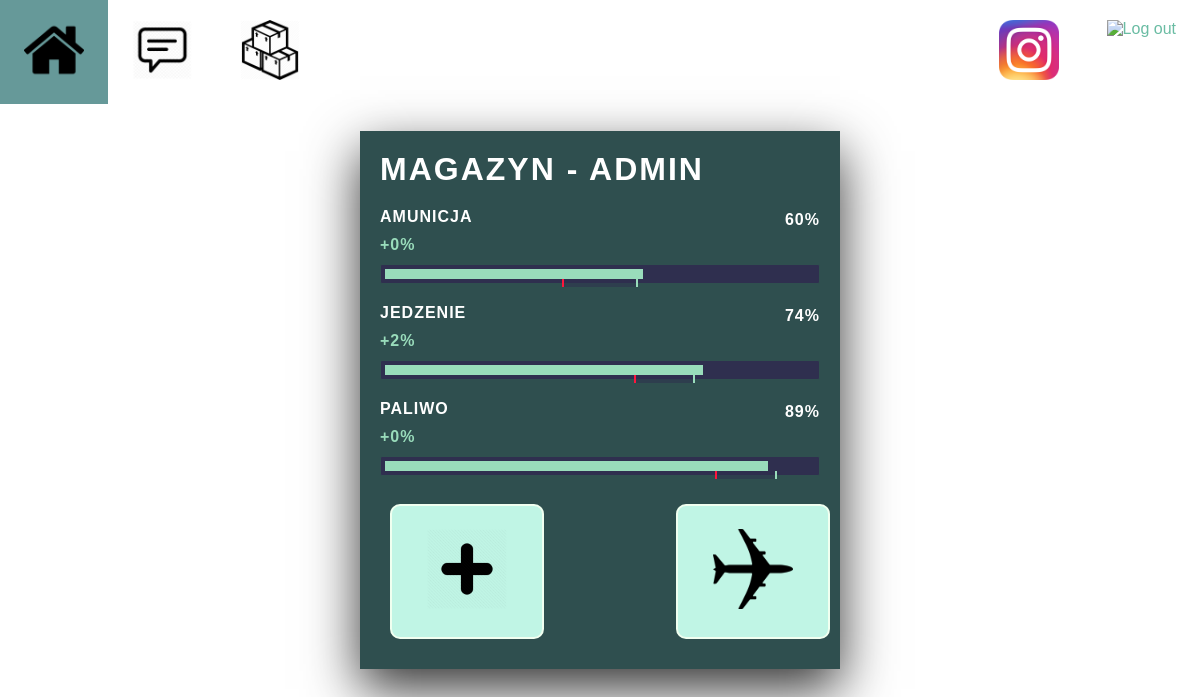
The app's page /militaria/dashboard/ (signed in), older data.
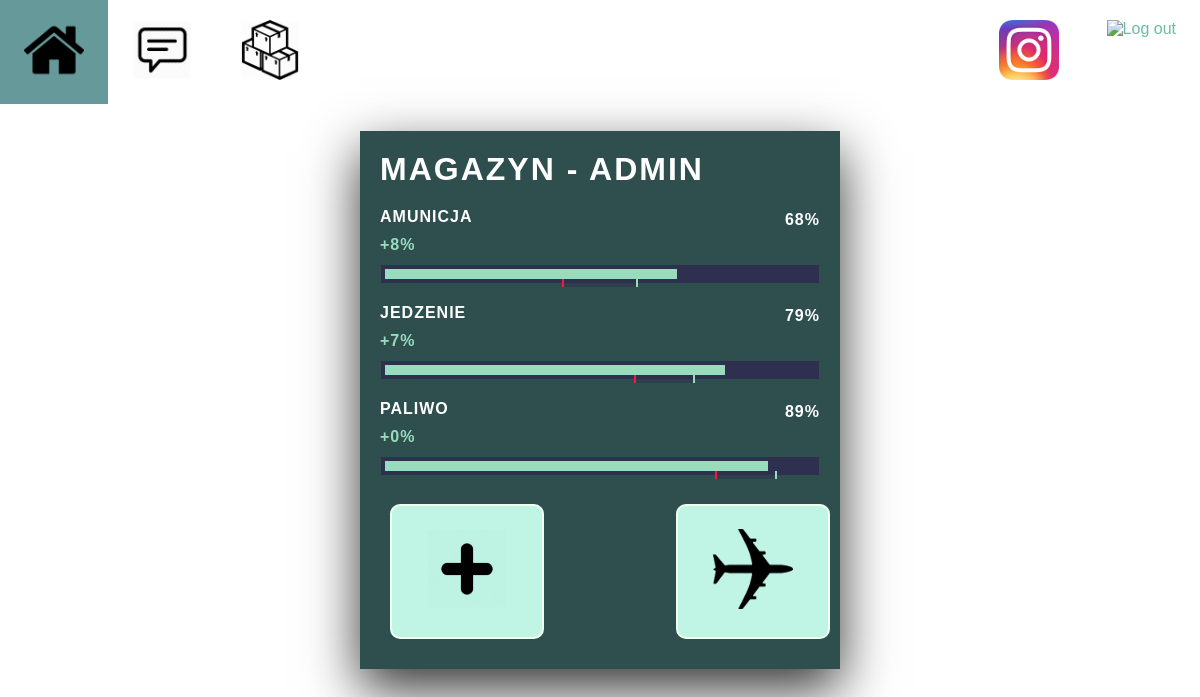
The same page, newer data.
### militaria/models.py (models this page shows, shortened)
class Warehouse(models.Model):
    name = models.CharField(max_length=20)
    how_many = models.IntegerField()
    priority = models.IntegerField(default=2, choices=[(1, "1"), (2, "2"), (3, "3")])
    min = models.IntegerField(default=70)
    max = models.IntegerField(default=90)
    user = models.ManyToManyField('auth.User')
    weight = models.IntegerField(default=3, choices=[(1, "1"), (2, "2"), (3, "3"), (4, "4"), (5, "5")])
    def get_warehouse_fill_code(self):
        if self.how_many >= self.min:
            if self.how_many < self.max:
                return '#fffab7'    # orange
            else:
                return '#99dcbb'    # green
        else:
            return '#ff153c'       # red

### militaria/views.py (the view)
# urls.py: path('dashboard/', views.dashboardView, name='dashboard'),
@login_required(login_url='/militaria/login/')
def dashboardView(request):
    warehouses = Warehouse.objects.filter(user=request.user)
    context = {
        "warehouses": warehouses,
    }
    return render(request, 'militaria/dashboard.html', context)

### templates/militaria/dashboard.html (shortened to what this page needs)
{% extends "militaria/base.html" %}
{% load static %}
{% load mathfilters %}
{% block content %}
    {% if user.is_authenticated %}
    <div class="all_warehouses" >
        <h1>MAGAZYN - {{ request.user }} </h1>
        {% for warehouse in warehouses %}
            <div class="warehouse">
                <p>{{ warehouse.name }}</p>
                <p>{{ warehouse.how_many }}%</p>
                {% if warehouse.how_many >= warehouse.max %}
                    <p style="color: #99dcbb">+{{warehouse.how_many|sub:warehouse.max }}%</p>
                {% elif warehouse.how_many <= warehouse.min %}
                    <p style="color: #ff153c">{{warehouse.how_many|sub:warehouse.min }}%</p>
                {% else %}
                    <p style="color: #fffab7">+{{warehouse.how_many|sub:warehouse.min }}%</p>
                {% endif %}
                <div class="ware">
                    <div class="ware_level" style="width: {{ warehouse.how_many }}%; background-color: {{ warehouse.get_warehouse_fill_code }}"></div>
                    <div class="left_marker" style="position: absolute; left: {{ warehouse.min|sub:3}}%; width: {{warehouse.max|sub:warehouse.min }}%"></div>
                </div>
            </div>
        {% endfor %}
        <div class="box_all">
                <form method="get" action="/militaria/add">
                    <button type="dashboard_btn"><img src="{% static "militaria/plus.png" %}" height=80px width=80px style="transform: rotate(90deg)"></button>
                </form>
                <form method="get" action="/militaria/supply">
                    <button type="dashboard_btn"><img src="{% static "militaria/plane.png" %}" height=80px width=80px style="transform: rotate(90deg)"></button>
                </form>
        </div>
    </div>
    {% endif %}
{% endblock %}

Row changes from the older to the newer data that the page shows:
changed Warehouse "AMUNICJA": how_many "60" → "68"; how_many|sub "0" → "8"
changed Warehouse "JEDZENIE": how_many "74" → "79"; how_many|sub "2" → "7"
